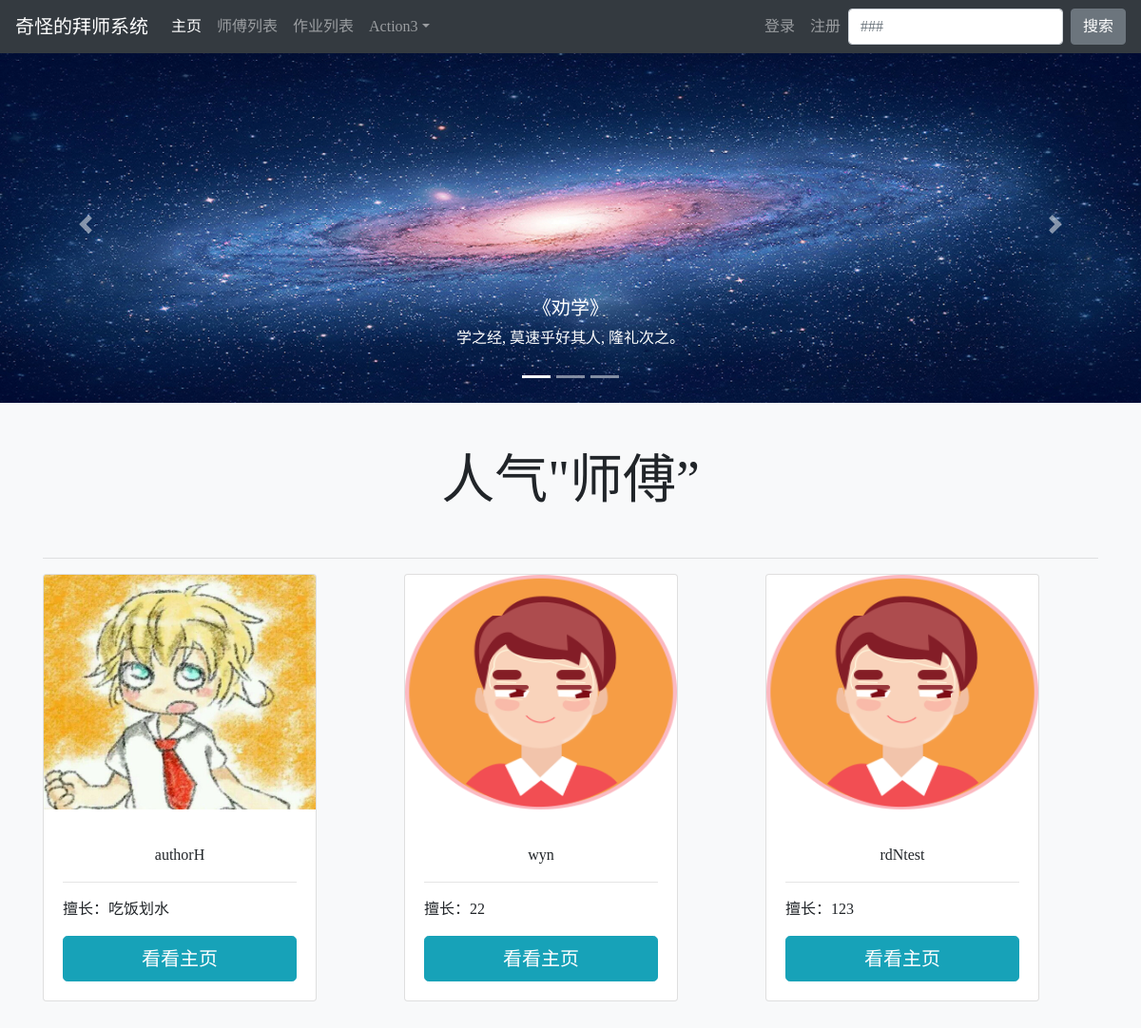
The app's page /, older data.
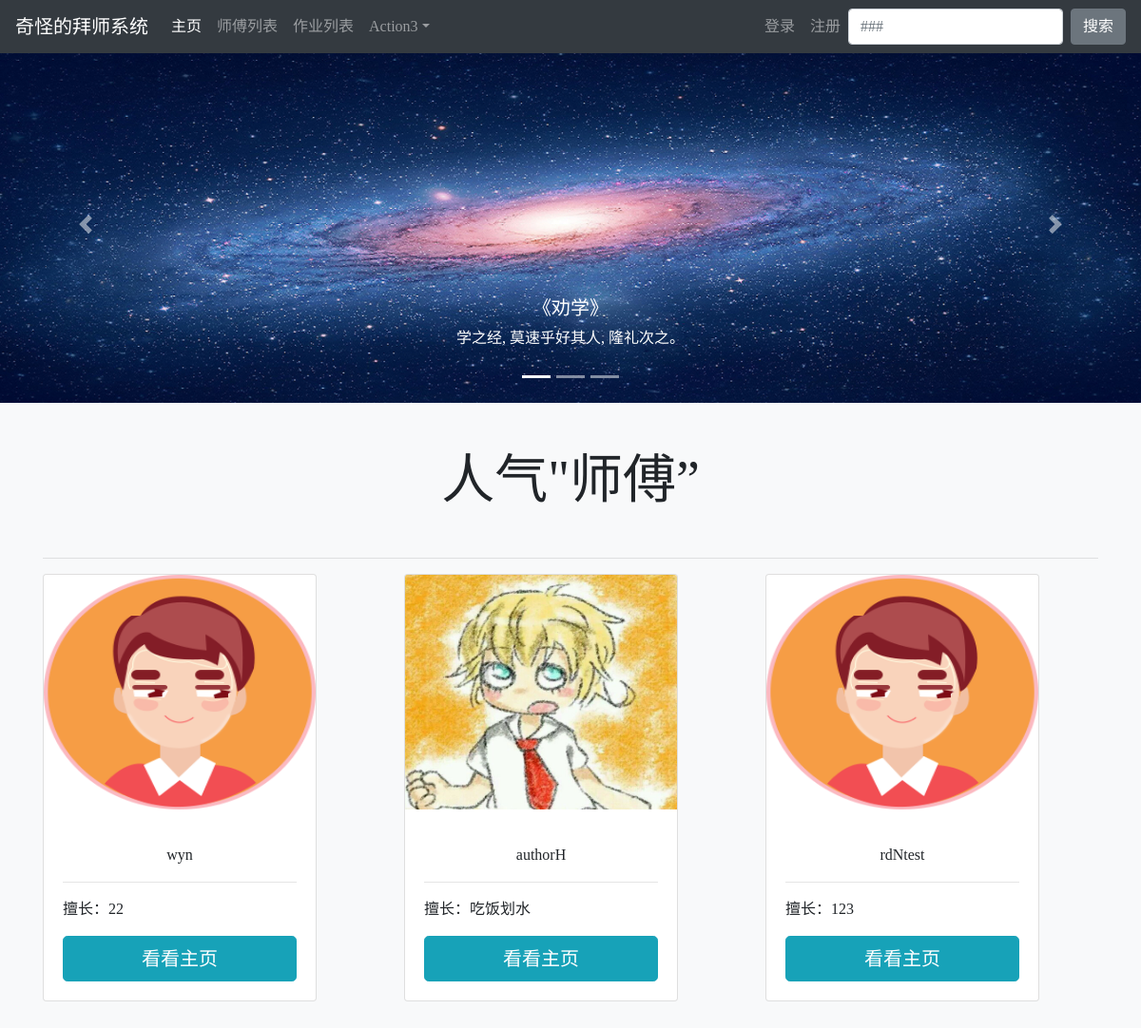
The same page, newer data.
### user/models.py (models this page shows, shortened)
class ReadNum(models.Model):
    read_num = models.IntegerField(default=0)
    teacher = models.OneToOneField(Teacher, on_delete=models.DO_NOTHING)

class Teacher(models.Model):
    user = models.OneToOneField(User, on_delete=models.CASCADE, null=True)
    teacher_name = models.CharField(max_length=10, null=True)
    skill = models.CharField(max_length=50, null=True)
    enter_time = models.DateTimeField(null=True, blank=True)
    self_introduction = RichTextUploadingField(null=True)

class Profile(models.Model):
    user = models.OneToOneField(User, on_delete=models.CASCADE)
    student_ID = models.CharField(max_length=8, null=True, verbose_name="学号")
    portrait = models.ImageField('头像', upload_to=user_directory_path, blank=True, null=True)
    real_name = models.CharField(max_length=10, null=True, verbose_name="真实姓名")
    nickname = models.CharField(max_length=20, verbose_name='昵称')
    school = models.CharField(max_length=10, default='华东理工大学')
    sex = models.CharField(max_length=2, null=True)
    grade = models.CharField(max_length=5)
    major = models.ForeignKey(Major, on_delete=models.DO_NOTHING, null=True)
    photo_resize = ImageSpecField(  # 注意：ImageSpecField 不会生成数据库表的字段
        source='portrait',
        processors=[ResizeToFill(148, 207)],  # 处理成一寸照片的大小
        format='JPEG',  # 处理后的图片格式
        options={'quality': 95}  # 处理后的图片质量
    )
    def photo_resize_url(self):
        if self.photo_resize and hasattr(self.photo_resize, 'url'):
            return self.photo_resize.url
        else:
            return '\\media\\upload\\default\\user.jpg'

### ApprenticeshipSystem/views.py (the view)
# urls.py: 2. Add a URL to urlpatterns:  path('', views.home, name='home')
def home(request):
    teachers = Teacher.objects.all().order_by('-readnum__read_num')
    read_nums = ReadNum.objects.all().order_by('-read_num')
    hot_read_nums = []
    hot_teachers = []
    len_read_num = len(read_nums)
    if len_read_num < 3:
        for i in range(len_read_num):
            hot_read_nums.append(read_nums[i])
            hot_teachers.append(teachers[i])
    else:
        for i in range(0, 3):
            hot_read_nums.append(read_nums[i])
            hot_teachers.append(teachers[i])
    context = {}
    context['teachers'] = teachers
    context['read_nums'] = read_nums
    context['hot_read_nums'] = hot_read_nums
    context['read_numlen'] = str(len(read_nums))
    context['hot_teachers'] = hot_teachers
    return render(request, 'index.html', context)

### user/models.py (called while the page is built)
def get_Profile(self):
    if Profile.objects.filter(user=self).exists():
        profile = Profile.objects.get(user=self)
        return profile
    else:
        return ''

### templates/index.html (shortened to what this page needs)
{% extends 'base.html' %}
{% block homeActive %} active {% endblock %}
{% block content %}
    <div id="carouselExampleCaptions" class="carousel slide" data-ride="carousel">
      <ol class="carousel-indicators">
        <li data-target="#carouselExampleCaptions" data-slide-to="0" class="active"></li>
        <li data-target="#carouselExampleCaptions" data-slide-to="1"></li>
        <li data-target="#carouselExampleCaptions" data-slide-to="2"></li>
      </ol>
        <div class="carousel-inner">
            <div class="carousel-item active" data-interval="3000">
                <img src="/media/3.png" class="d-block w-100" alt="..." >
                    <div class="carousel-caption d-none d-md-block">
                    <h5>《劝学》</h5>
                <p>学之经, 莫速乎好其人, 隆礼次之。</p>
            </div>
        </div>
        </div>
        <a class="carousel-control-prev" href="#carouselExampleCaptions" role="button" data-slide="prev">
            <span class="carousel-control-prev-icon" aria-hidden="true"></span>
        </a>
        <a class="carousel-control-next" href="#carouselExampleCaptions" role="button" data-slide="next">
            <span class="carousel-control-next-icon" aria-hidden="true"></span>
        </a>
    </div>
<div class="container">
    <div class="pricing-header px-3 py-3 pt-md-5 pb-md-4 mx-auto text-center">
        <h1 class="display-4">人气"师傅”</h1>
    </div>
    <hr>
    <div class="row">
        {% for readnum in hot_read_nums %}
          <div class="col-md-4">
            <div class="card" style="width: 18rem;">
              <img src="{{ readnum.teacher.user.Profile.photo_resize_url }}" class="card-img-top" height="247" width="148" alt="...">
              <div class="card-body">
                    <p class="card-text">
                        <div style="text-align: center">{{ readnum.teacher.teacher_name }}</div>
                  <hr>
                        {% autoescape off %}
                            擅长：{{ readnum.teacher.skill }}
                        {% endautoescape %}
                    </p>
                    <button class="btn btn-info btn-lg btn-block">
                        <a href="{% url 'teacher_info_outside' readnum.teacher.user.pk %}" style="color: white">
                            看看主页
                        </a>
                    </button>
              </div>
            </div>
          </div>
        {% endfor %}
  </div>
</div>
{% endblock content %}

Row changes from the older to the newer data that the page shows:
changed ReadNum "wyn": moves up the list
